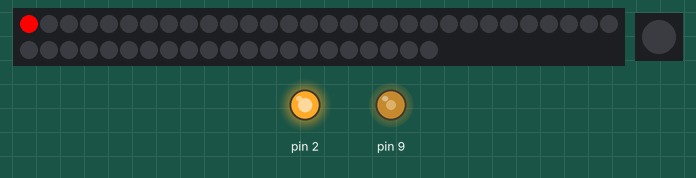
The sketch below on a simulated Arduino Uno, built with avr-gcc and run on an emulated ATmega328P. On the bench: 51 RGB LEDs in strip order, left to right, continuing on the next row, 1 RGB LEDs in strip order, left to right, output pins drawn as LEDs (lit = HIGH). The strip is taken to match the declared colour order.

Above: at 0.16 s.
At 3.53 s:
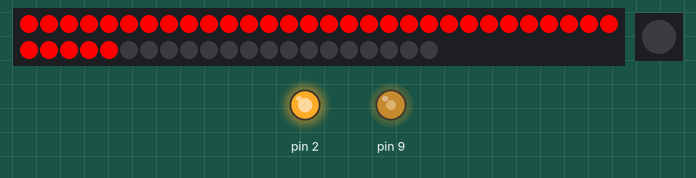
At 9.85 s:
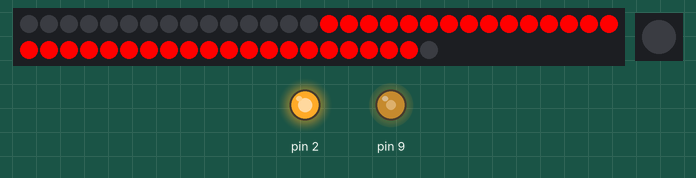
At 18.96 s:
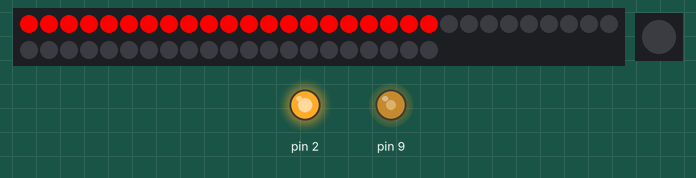
At 28.52 s:
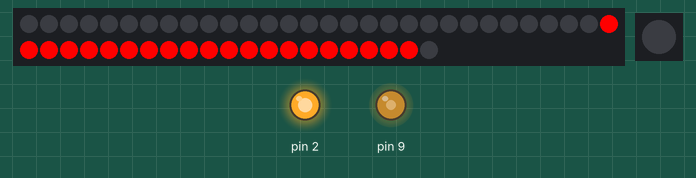
At 38.04 s:
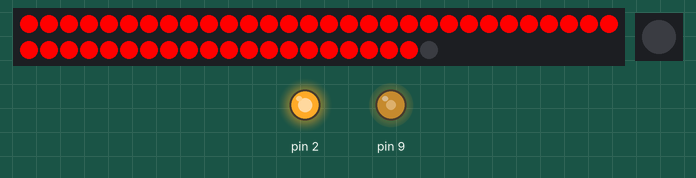

The sketch:

chase.ino
```cpp
#include <Adafruit_NeoPixel.h>

#define PIN 8

// Parameter 1 = number of pixels in strip
// Parameter 2 = Arduino pin number (most are valid)
// Parameter 3 = pixel type flags, add together as needed:
//   NEO_KHZ800  800 KHz bitstream (most NeoPixel products w/WS2812 LEDs)
//   NEO_KHZ400  400 KHz (classic 'v1' (not v2) FLORA pixels, WS2811 drivers)
//   NEO_GRB     Pixels are wired for GRB bitstream (most NeoPixel products)
//   NEO_RGB     Pixels are wired for RGB bitstream (v1 FLORA pixels, not v2)
Adafruit_NeoPixel strip = Adafruit_NeoPixel(51, 8, NEO_BRG + NEO_KHZ800);
Adafruit_NeoPixel strip2 = Adafruit_NeoPixel(1, 7, NEO_BRG + NEO_KHZ800);


void setup(){

  pinMode(2,OUTPUT);
  digitalWrite(2,HIGH);

  pinMode(9,OUTPUT);
  analogWrite(9,128);


  strip.begin();
  strip.show();
  strip2.begin();
  strip2.show();


}

void loop() {

  for (int i=0; i<50; i++){

    strip.setPixelColor(i, 255,0,0);
    strip.show();
    delay(20);
  }

  strip.show();


  delay(400);

  for (int i=0; i<50; i++){

    strip.setPixelColor(i, 0,0,0);
    strip.show();
    delay(20);
  }

 strip.show();

}
```
